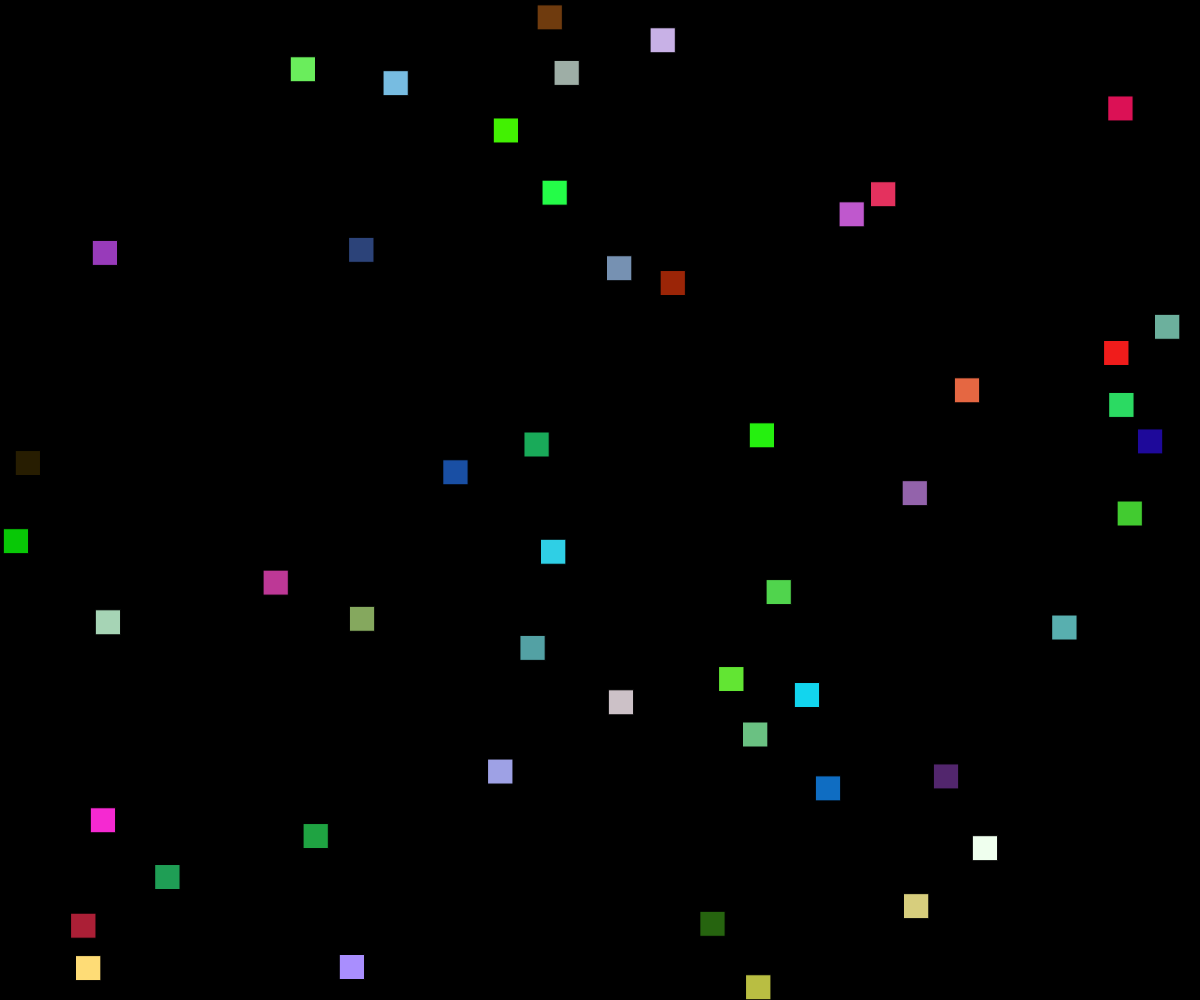
Frame 1 (no input)
Frame 60 (no input): identical to frame 1, image omitted
Frame 120 (the mouse pressed at the canvas centre since frame 60): identical to frame 1, image omitted

The p5.js sketch that drew this single still picture (run headless with seeded random() and noise() and a simulated clock; from frame 60 on, the mouse is pressed at the canvas centre):

// p5.js sketch
// ── sketch.js
var boxes = [];
var width = window.innerWidth;
var height = window.innerHeight;
var numBoxes = 50;
var boxSize = 25;

function setup() {
	createCanvas(window.innerWidth, window.windowHeight);
	for (var i = 0; i < numBoxes; i++){
		var newBox = new Box();
		boxes.push(newBox);
	}
}

function draw() {
	background(0);
	for(var i = 0; i < numBoxes; i++){
		boxes[i].display();
		boxes[i].update();
	}
}

function Box(){
	this.x = random(0, width - boxSize);
	this.y = random(0, height - boxSize);
	this.xSpeed = 0;
	this.ySpeed = 0;
	this.savedXSpeed;
	this.savedYSpeed;
	this.c = color(random(0,255), random(0,255), random(0,255));
	this.display = function(){
		fill(this.c);
		rect(this.x,this.y,boxSize, boxSize);
	}
	this.update = function(){
		this.x += this.xSpeed;
		this.y += this.ySpeed;
		this.checkBounds(this.x, this.y);
		//Change color and reverse direction when box hits wall
		if(this.hitWall()){
			this.changeColor();
			this.xSpeed = -this.xSpeed;
			this.ySpeed = -this.ySpeed;
		}
	}
	this.hitWall = function(){
		return this.x <= 0 || this.x >= width - boxSize || this.y <= 0 || this.y >= height - boxSize;
	}
	//Change to random color
	this.changeColor = function(){
		var a = random(0,255);
		var b = random(0,255);
		var c = random(0,255);
		this.c = color(a,b,c);
	}
	this.checkBounds = function(x, y){
		if(x > width){
			x = width;
		}
		else if(x < 0){
			x = 0;
		}
		if(y > height){
			y = height;
		}
		else if(y < 0){
			y = 0;
		}
	}
}

//Movement
function keyPressed(){
	if(keyCode === LEFT_ARROW){
		for(var i = 0; i < numBoxes; i++){
			var box = boxes[i];
			if(box.ySpeed !== 0){
				if(box.ySpeed > 0){
					box.xSpeed -= box.ySpeed;
				} else {
					box.xSpeed += box.ySpeed;
				}
			} else {
				box.xSpeed += -5;
			}
			box.ySpeed = 0;
		}	
	}
	if(keyCode === RIGHT_ARROW){
		for(var i = 0; i < numBoxes; i++){
			var box = boxes[i];
			if(box.ySpeed !== 0){
				if(box.ySpeed > 0){
					box.xSpeed += box.ySpeed;
				} else {
					box.xSpeed -= box.ySpeed;
				}
			} else {
				box.xSpeed += 5;
			}
			box.ySpeed = 0;
		}	
	}
	if(keyCode === UP_ARROW){
		for(var i = 0; i < numBoxes; i ++){
			var box = boxes[i];
			if(box.xSpeed !== 0){
				if(box.xSpeed > 0){
					box.ySpeed -= box.xSpeed;
				} else {
					box.ySpeed += box.xSpeed;
				}
			} else {
				box.ySpeed += -5;
			}
			box.xSpeed = 0;
		}
	}
	if(keyCode === DOWN_ARROW){
		for(var i = 0; i < numBoxes; i++){
			var box = boxes[i];
			if(box.xSpeed !== 0){
				if(box.xSpeed > 0){
					box.ySpeed += box.xSpeed;
				} else {
					box.ySpeed -= box.xSpeed;
				}
			} else {
				box.ySpeed += 5;
			}
			box.xSpeed = 0;
		}
	}
	if(key === " "){
		for(var i = 0; i < numBoxes; i++){
			var box = boxes[i];
			if(box.xSpeed === 0 && box.ySpeed === 0){
				box.xSpeed = box.savedXSpeed;
				box.ySpeed = box.savedYSpeed;
			} else {
				box.savedXSpeed = box.xSpeed;
				box.savedYSpeed = box.ySpeed;
				box.xSpeed = 0;
				box.ySpeed = 0;
			}
		}
	}
	return false;
}
